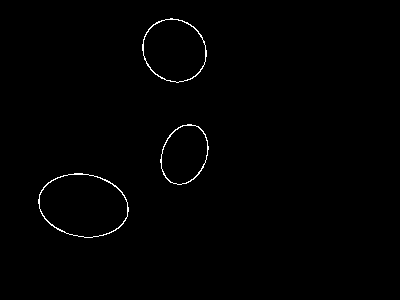
#> input picture images/canna.png, 400 x 300 px
$ python claude_hough.py
#> lines starting #> are read from the running program, lines starting #| are printed output that depends on the picture; after the words box and inside, x2 and y2 are one past the last pixel; in counts of white or black regions, pixels touching at a corner belong together
from skimage import draw
from scipy import ndimage
import random
import numpy as np
import cv2
import matplotlib.pyplot as plt
from math import cos, sin, pi


# First, include the ellipse_detection function we defined earlier
def ellipse_detection(img, params=None, verbose=True):
    """
    Memory-efficient ellipse detection implementation.

    Parameters:
    -----------
    img : ndarray
        One-channel input image (grayscale or binary).
    params : dict, optional
        Parameters of the algorithm.
    verbose : bool, optional
        Whether to print intermediate log messages

    Returns:
    --------
    ndarray
        Matrix of best fits. Each row contains:
        [x0, y0, a, b, alpha, score] representing the center of the ellipse,
        its major and minor semiaxis, its angle in degrees, and score.
    """
    # Default values
    if params is None:
        params = {}

    # Parameters to constrain the search
    minMajorAxis = params.get('minMajorAxis', 10)
    maxMajorAxis = params.get('maxMajorAxis', 200)
    rotation = params.get('rotation', 0)
    rotationSpan = params.get('rotationSpan', 0)
    minAspectRatio = params.get('minAspectRatio', 0.1)
    randomize = params.get('randomize', 2)

    # Others
    numBest = params.get('numBest', 3)
    uniformWeights = params.get('uniformWeights', True)
    smoothStddev = params.get('smoothStddev', 1)

    eps = 0.0001
    bestFits = np.zeros((numBest, 6))
    rotationSpan = min(rotationSpan, 90)

    # Create Gaussian kernel for smoothing
    kernel_size = max(1, round(smoothStddev * 6))
    x = np.arange(-kernel_size // 2 + 1, kernel_size // 2 + 1)
    H = np.exp(-(x ** 2) / (2 * smoothStddev ** 2))
    H = H / np.sum(H)  # Normalize

    # Find non-zero points
    Y, X = np.nonzero(img)
    Y = Y.astype(np.float32)
    X = X.astype(np.float32)
    N = len(Y)

    if verbose:
        print(f'Total non-zero points: {N}')

    # If we have too many points, subsample
    max_points = params.get('max_points', 5000)  # New parameter for point limitation
    if N > max_points:
        if verbose:
            print(f'Too many points, subsampling to {max_points}')
        indices = np.random.choice(N, max_points, replace=False)
        X = X[indices]
        Y = Y[indices]
        N = max_points

    # Generate pairs of points differently to avoid full matrix computation
    # Instead of computing all-to-all distances, we'll sample random pairs
    num_pairs = min(N * (N - 1) // 2, N * params.get('randomize', 2))

    if verbose:
        print(f'Processing {num_pairs} point pairs')

    # Pre-allocate arrays for valid pairs
    valid_pairs = []

    # Process in batches to avoid memory issues
    batch_size = 10000
    num_batches = (num_pairs + batch_size - 1) // batch_size

    for batch in range(num_batches):
        start_idx = batch * batch_size
        end_idx = min(start_idx + batch_size, num_pairs)
        batch_count = end_idx - start_idx

        # Generate random pairs for this batch
        if params.get('randomize', 2) > 0:
            i_indices = np.random.randint(0, N, batch_count)
            j_indices = np.random.randint(0, N, batch_count)

            # Ensure i != j
            same_idx = i_indices == j_indices
            j_indices[same_idx] = (j_indices[same_idx] + 1) % N
        else:
            # If randomize is disabled, generate sequential pairs systematically
            pairs_per_point = max(1, (batch_count + N - 1) // N)
            i_indices = np.repeat(np.arange(N), pairs_per_point)[:batch_count]
            j_indices = (i_indices + np.random.randint(1, N, batch_count)) % N

        # Calculate distances
        dx = X[i_indices] - X[j_indices]
        dy = Y[i_indices] - Y[j_indices]
        distances_sq = dx ** 2 + dy ** 2

        # Filter by distance constraint
        valid_dist = (distances_sq >= minMajorAxis ** 2) & (distances_sq <= maxMajorAxis ** 2)

        # Filter by angle constraint if needed
        if rotationSpan > 0:
            tangents = dy[valid_dist] / (dx[valid_dist] + eps)
            tanLo = np.tan(np.radians(rotation - rotationSpan))
            tanHi = np.tan(np.radians(rotation + rotationSpan))

            if tanLo < tanHi:
                valid_angle = (tangents > tanLo) & (tangents < tanHi)
            else:
                valid_angle = (tangents > tanLo) | (tangents < tanHi)

            # Get indices of valid pairs
            i_valid = i_indices[valid_dist][valid_angle]
            j_valid = j_indices[valid_dist][valid_angle]
            d_valid = distances_sq[valid_dist][valid_angle]
        else:
            # Get indices of valid pairs
            i_valid = i_indices[valid_dist]
            j_valid = j_indices[valid_dist]
            d_valid = distances_sq[valid_dist]

        # Store valid pairs
        for idx in range(len(i_valid)):
            valid_pairs.append((i_valid[idx], j_valid[idx], d_valid[idx]))

    if verbose:
        print(f'Valid pairs after filtering: {len(valid_pairs)}')

    # Shuffle pairs to ensure randomness
    random.shuffle(valid_pairs)

    # Limit the number of pairs to process
    max_pairs_to_process = min(len(valid_pairs), N * params.get('randomize', 2))
    valid_pairs = valid_pairs[:max_pairs_to_process]

    if verbose:
        print(f'Processing {len(valid_pairs)} filtered pairs')

    # Process valid pairs
    for i, j, dist_sq in valid_pairs:
        x1, y1 = X[i], Y[i]
        x2, y2 = X[j], Y[j]

        # Compute center & major axis
        x0, y0 = (x1 + x2) / 2, (y1 + y2) / 2
        aSq = dist_sq / 4

        # For each point, compute distance to center
        thirdPtDistsSq = (X - x0) ** 2 + (Y - y0) ** 2
        K = thirdPtDistsSq <= aSq  # Points within major axis distance

        if np.sum(K) == 0:
            continue

        # Get minor axis propositions for all other points
        fSq = (X[K] - x2) ** 2 + (Y[K] - y2) ** 2
        cosTau = (aSq + thirdPtDistsSq[K] - fSq) / (2 * np.sqrt(aSq * thirdPtDistsSq[K] + eps))
        cosTau = np.clip(cosTau, -1, 1)  # Handle floating point issues
        sinTauSq = 1 - cosTau ** 2

        # Calculate minor axis
        denominator = aSq - thirdPtDistsSq[K] * cosTau ** 2 + eps
        b = np.sqrt((aSq * thirdPtDistsSq[K] * sinTauSq) / denominator)

        # Create accumulator
        idxs = np.ceil(b + eps).astype(int)
        idxs = np.clip(idxs, 0, maxMajorAxis - 1)

        if uniformWeights:
            weights = np.ones_like(idxs)
        else:
            weights = img[Y[K].astype(int), X[K].astype(int)]

        accumulator = np.zeros(maxMajorAxis)
        np.add.at(accumulator, idxs, weights)

        # Smooth accumulator and find most busy bin
        accumulator = ndimage.convolve1d(accumulator, H, mode='reflect')
        min_aspect_cutoff = int(np.ceil(np.sqrt(aSq) * minAspectRatio))
        accumulator[:min_aspect_cutoff] = 0

        score = np.max(accumulator)
        idx = np.argmax(accumulator)

        # Keep only the numBest best hypotheses
        if bestFits[-1, -1] < score:
            angle = np.degrees(np.arctan2(y1 - y2, x1 - x2))
            bestFits[-1, :] = [x0, y0, np.sqrt(aSq), idx, angle, score]
            if numBest > 1:
                bestFits = bestFits[bestFits[:, 5].argsort()[::-1]]

    return bestFits

# Function to create a test image with multiple ellipses and noise
# [26 lines left out: function create_test_image, not called in this run]


def draw_ellipses(image, ellipses, colors=None):
    """Draw detected ellipses on a binary or grayscale image, filling their interior."""
    if colors is None:
        colors = [(255, 0, 0), (0, 255, 0), (0, 0, 255), (255, 255, 0), (255, 0, 255)]

    # Convert grayscale/binary image to 3-channel grayscale
    if image.ndim == 2:
        rgb_image = np.stack([image] * 3, axis=-1)  # Convert to 3-channel grayscale
    else:
        rgb_image = image.copy()

    for i, ellipse_params in enumerate(ellipses):
        if ellipse_params[5] == 0:  # Skip ellipses with zero score
            continue

        color = colors[i % len(colors)]
        # Convert from RGB to BGR for OpenCV
        cv_color = (int(color[2] * 255), int(color[1] * 255), int(color[0] * 255))

        x0, y0, a, b, angle = ellipse_params[:5]
        center = (int(x0), int(y0))  # Note: OpenCV uses (x,y) order, not (y,x)
        axes = (int(a), int(b))

        # Draw filled ellipse
        cv2.ellipse(rgb_image, center, axes, angle, 0, 360, cv_color, -1)  # -1 for filled

        # Draw ellipse outline (same parameters ensure perfect alignment)
        cv2.ellipse(rgb_image, center, axes, angle, 0, 360, cv_color, 1)

    return rgb_image

# [41 lines left out: function detect_hough_ellipse, not called in this run]


# Main execution example
def main():

    # 2. Set up detection parameters
    params = {
        'minMajorAxis': 5,
        'maxMajorAxis': 100,
        'rotation': -360,
        'rotationSpan': 360,
        'minAspectRatio': 0.3,
        'randomize': 5,
        'numBest': 10,
        'uniformWeights': True,
        'smoothStddev': 1,
        'max_points': 8000  # Limit the number of points to process
    }

    test_image_path = "images/canna.png"
    test_image = cv2.imread(test_image_path, cv2.IMREAD_GRAYSCALE)
#> test_image: shape (300, 400); 0.67% white in thin lines or dots, all inside (x1, y1, x2, y2) = (38, 18, 209, 238)
    # 3. Run ellipse detection
    ellipses = ellipse_detection(test_image, params, verbose=True)
#> in ellipse_detection, `Y, X = np.nonzero(img)`: Y = 799 values from 18 to 237; X = 799 values, max 208 at index 356, min 38 at index 628, mean 140.6
#> in ellipse_detection, `N = len(Y)`: N = 799
#| Total non-zero points: 799
#> in ellipse_detection, `num_pairs = min(N * (N - 1) // 2, N * params.get('randomize', 2))`: num_pairs = 3995
#| Processing 3995 point pairs
#> in ellipse_detection, `num_batches = (num_pairs + batch_size - 1) // batch_size`: num_batches = 1
#> the loop in ellipse_detection, `for batch in range(num_batches):` made 1 pass
#> (end_idx, batch_count) on pass 1: (3995, 3995)
#> after the loop in ellipse_detection, `for batch in range(num_batches):`: valid_pairs = 1832 items, first 6: (559, 566, 5184), (629, 469, 3076), (359, 256, 5197), (754, 765, 1370), (599, 755, 4436), (600, 502, 4090)
#| Valid pairs after filtering: 1832
#> in ellipse_detection, `max_pairs_to_process = min(len(valid_pairs), N * params.get('randomize..`: max_pairs_to_process = 1832
#> in ellipse_detection, `valid_pairs = valid_pairs[:max_pairs_to_process]`: valid_pairs = 1832 items, first 6: (41, 23, 634), (46, 126, 2601), (155, 301, 5365), (358, 313, 241), (616, 535, 5210), (795, 552, 9749)
#| Processing 1832 filtered pairs
#> the loop in ellipse_detection, `for i, j, dist_sq in valid_pairs:` made 1832 passes
#> (i, j, dist_sq, x1, y1, x2, y2, x0) on pass 10: (129, 104, 82, 143, 48, 144, 39, 143.5)
#> (i, j, dist_sq, x1, y1, x2, y2, x0) on passes 33, 44: (435, 530, 74, 163, 173, 168, 180, 165.5), (176, 200, 85, 147, 65, 153, 72, 150)

    # 4. Print detected ellipses
    print("\nDetected Ellipses:")
    print("Center (x,y) | Major | Minor | Angle | Score")
    print("-" * 50)
    for i, ellipse in enumerate(ellipses):
        if ellipse[5] > 0:  # Only print valid ellipses
            print(
                f"Ellipse {i + 1}: ({ellipse[0]:.1f}, {ellipse[1]:.1f}) | {ellipse[2]:.1f} | {ellipse[3]:.1f} | {ellipse[4]:.1f}° | {ellipse[5]:.1f}")
#> this loop made 10 passes
#> ellipse on passes 1 to 10: [83, 205.5, 44.81, 31, -169.1, 66.61], [174.5, 50, 32.93, 29, -138.1, 58.06], [83, 205.5, 45.24, 31, 13.42, 53.58], [184.5, 154, 30.84, 21, -70.1, 51.73], [174, 50, 33.02, 29, -125.1, 50.77], [174.5, 50, 33.11, 29, -128.3, 50.32], [82.5, 205.5, 44.99, 31, -165.2, 44.21], [83.5, 206.5, 44.73, 29, 5.77, 44], [174.5, 49, 32.65, 29, 25.39, 35.2], [173.5, 51, 32.42, 30, -160.2, 31.73]
#| Ellipse 1: (83.0, 205.5) | 44.8 | 31.0 | -169.1° | 66.6
#| Ellipse 2: (174.5, 50.0) | 32.9 | 29.0 | -138.1° | 58.1
#| Ellipse 3: (83.0, 205.5) | 45.2 | 31.0 | 13.4° | 53.6
#| Ellipse 4: (184.5, 154.0) | 30.8 | 21.0 | -70.1° | 51.7
#| Ellipse 5: (174.0, 50.0) | 33.0 | 29.0 | -125.1° | 50.8
#| Ellipse 6: (174.5, 50.0) | 33.1 | 29.0 | -128.3° | 50.3
#| Ellipse 7: (82.5, 205.5) | 45.0 | 31.0 | -165.2° | 44.2
#| Ellipse 8: (83.5, 206.5) | 44.7 | 29.0 | 5.8° | 44.0
#> (further printed lines are left out)

    # 5. Visualize results
    result_image = draw_ellipses(test_image, ellipses)
#> in draw_ellipses, rgb_image is the input picture: shape (300, 400, 3); 0.67% white in thin lines or dots, all inside (x1, y1, x2, y2) = (38, 18, 209, 238)
#> the loop in draw_ellipses, `for i, ellipse_params in enumerate(ellipses):` made 10 passes
#> after the loop in draw_ellipses, `for i, ellipse_params in enumerate(ellipses):`:
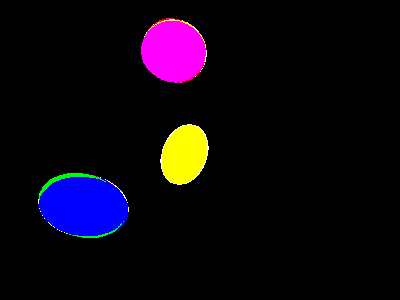
#> rgb_image: shape (300, 400, 3); 8.28% of pixels changed, all inside (x1, y1, x2, y2) = (39, 18, 207, 238); drawn as B, G, R

###############################################################################
############################ hough line detection ############################
##############################################################################

# [181 lines left out: functions line_hough_transform, detect_lines_from_accumulator, draw_lines, visualize_accumulator, detect_hough_lines, not called in this run]


# [16 lines of commented-out code are left out]
if __name__ == "__main__":
    main()

$ run again, with images/vert_horz_lines_canna.png copied over images/canna.png
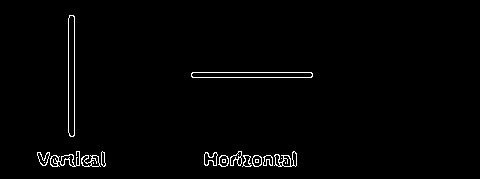
#> input picture images/vert_horz_lines_canna.png, 480 x 179 px
#> test_image: shape (179, 480); 1.5% white in thin lines or dots, all inside (x1, y1, x2, y2) = (37, 15, 313, 167)
#> Y = 1294 values from 15 to 166; X = 1294 values, max 312 at index 245, min 37 at index 515, mean 169.2
#> N = 1294
#| Total non-zero points: 1294
#> num_pairs = 6470
#| Processing 6470 point pairs
#> num_batches = 1
#> the loop in ellipse_detection, `for batch in range(num_batches):` made 1 pass
#> (end_idx, batch_count) on pass 1: (6470, 6470)
#> after the loop in ellipse_detection, `for batch in range(num_batches):`: valid_pairs = 2665 items, first 6: (763, 450, 3016), (1033, 871, 909), (277, 186, 2626), (600, 434, 2665), (314, 1147, 7605), (705, 734, 3845)
#| Valid pairs after filtering: 2665
#> max_pairs_to_process = 2665
#> in ellipse_detection, `valid_pairs = valid_pairs[:max_pairs_to_process]`: valid_pairs = 2665 items, first 6: (371, 148, 6586), (433, 1238, 4410), (59, 34, 180), (591, 493, 808), (248, 907, 7685), (314, 306, 64)
#| Processing 2665 filtered pairs
#> the loop in ellipse_detection, `for i, j, dist_sq in valid_pairs:` made 2665 passes
#> (i, j, dist_sq, x1, y1, x2, y2, x0) on pass 6: (314, 306, 64, 244, 77, 236, 77, 240)
#> the loop in main, `for i, ellipse in enumerate(ellipses):` made 10 passes
#> ellipse on passes 1 to 8: [257, 153, 36.06, 12, -3.18, 21.95], [261, 154.5, 31.1, 10, 175.4, 19.53], [84.5, 123, 44.26, 14, -103.7, 19.37], [70.5, 152.5, 33.5, 11, -179.1, 19.32], [84.5, 123.5, 43.78, 14, -103.9, 19.22], [245.5, 160.5, 15.7, 5, 9.16, 18.4], [256.5, 166, 32.5, 10, 0, 18.37], [74.5, 154.5, 26.62, 9, -5.39, 18.32]
#> (printed output is left out)
#> in draw_ellipses, rgb_image is the input picture: shape (179, 480, 3); 1.5% white in thin lines or dots, all inside (x1, y1, x2, y2) = (37, 15, 313, 167)
#> the loop in draw_ellipses, `for i, ellipse_params in enumerate(ellipses):` made 10 passes
#> after the loop in draw_ellipses, `for i, ellipse_params in enumerate(ellipses):`:
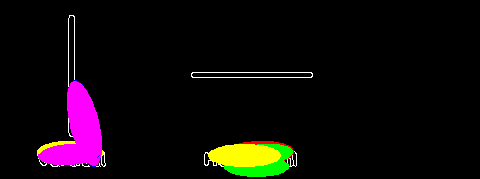
#> rgb_image: shape (179, 480, 3); 6.16% of pixels changed, all inside (x1, y1, x2, y2) = (37, 80, 294, 177); drawn as B, G, R
